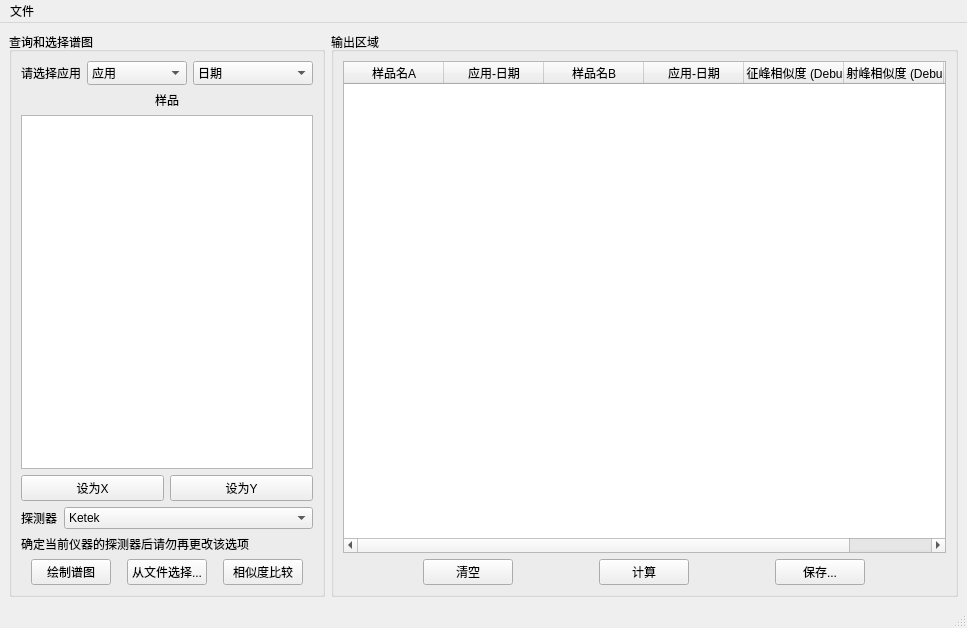
<?xml version="1.0" encoding="UTF-8"?>
<ui version="4.0">
 <class>MainWindow</class>
 <widget class="QMainWindow" name="MainWindow">
  <property name="geometry">
   <rect>
    <x>0</x>
    <y>0</y>
    <width>967</width>
    <height>628</height>
   </rect>
  </property>
  <property name="windowTitle">
   <string>XRF谱图数据分析</string>
  </property>
  <widget class="QWidget" name="centralwidget">
   <layout class="QHBoxLayout" name="horizontalLayout_4">
    <item>
     <widget class="QGroupBox" name="groupBox">
      <property name="sizePolicy">
       <sizepolicy hsizetype="Preferred" vsizetype="Preferred">
        <horstretch>1</horstretch>
        <verstretch>0</verstretch>
       </sizepolicy>
      </property>
      <property name="title">
       <string>查询和选择谱图</string>
      </property>
      <layout class="QVBoxLayout" name="verticalLayout_3">
       <item>
        <layout class="QHBoxLayout" name="horizontalLayout">
         <item>
          <widget class="QLabel" name="label">
           <property name="sizePolicy">
            <sizepolicy hsizetype="Preferred" vsizetype="Preferred">
             <horstretch>1</horstretch>
             <verstretch>0</verstretch>
            </sizepolicy>
           </property>
           <property name="text">
            <string>请选择应用</string>
           </property>
          </widget>
         </item>
         <item>
          <widget class="QComboBox" name="comboBoxAPP">
           <property name="sizePolicy">
            <sizepolicy hsizetype="Preferred" vsizetype="Fixed">
             <horstretch>3</horstretch>
             <verstretch>0</verstretch>
            </sizepolicy>
           </property>
           <property name="minimumSize">
            <size>
             <width>100</width>
             <height>20</height>
            </size>
           </property>
           <property name="baseSize">
            <size>
             <width>200</width>
             <height>100</height>
            </size>
           </property>
           <property name="sizeAdjustPolicy">
            <enum>QComboBox::AdjustToMinimumContentsLengthWithIcon</enum>
           </property>
           <item>
            <property name="text">
             <string>应用</string>
            </property>
           </item>
          </widget>
         </item>
         <item>
          <widget class="QComboBox" name="comboBoxDate">
           <property name="sizePolicy">
            <sizepolicy hsizetype="Preferred" vsizetype="Fixed">
             <horstretch>3</horstretch>
             <verstretch>0</verstretch>
            </sizepolicy>
           </property>
           <property name="minimumSize">
            <size>
             <width>120</width>
             <height>20</height>
            </size>
           </property>
           <property name="sizeAdjustPolicy">
            <enum>QComboBox::AdjustToMinimumContentsLengthWithIcon</enum>
           </property>
           <item>
            <property name="text">
             <string>日期</string>
            </property>
           </item>
          </widget>
         </item>
        </layout>
       </item>
       <item>
        <layout class="QVBoxLayout" name="verticalLayout_2">
         <item>
          <widget class="QLabel" name="label_3">
           <property name="sizePolicy">
            <sizepolicy hsizetype="Preferred" vsizetype="Fixed">
             <horstretch>0</horstretch>
             <verstretch>0</verstretch>
            </sizepolicy>
           </property>
           <property name="text">
            <string>样品</string>
           </property>
           <property name="alignment">
            <set>Qt::AlignCenter</set>
           </property>
          </widget>
         </item>
         <item>
          <widget class="QListWidget" name="listSample">
           <property name="selectionMode">
            <enum>QAbstractItemView::ExtendedSelection</enum>
           </property>
          </widget>
         </item>
         <item>
          <layout class="QHBoxLayout" name="horizontalLayout_2">
           <item>
            <widget class="QPushButton" name="buttonX">
             <property name="text">
              <string>设为X</string>
             </property>
            </widget>
           </item>
           <item>
            <widget class="QPushButton" name="buttonY">
             <property name="text">
              <string>设为Y</string>
             </property>
            </widget>
           </item>
          </layout>
         </item>
        </layout>
       </item>
       <item>
        <layout class="QVBoxLayout" name="verticalLayout">
         <item>
          <layout class="QHBoxLayout" name="horizontalLayout_6">
           <item>
            <widget class="QLabel" name="label_2">
             <property name="text">
              <string>探测器</string>
             </property>
            </widget>
           </item>
           <item>
            <widget class="QComboBox" name="comboBoxDetector">
             <property name="sizePolicy">
              <sizepolicy hsizetype="Preferred" vsizetype="Fixed">
               <horstretch>1</horstretch>
               <verstretch>0</verstretch>
              </sizepolicy>
             </property>
             <item>
              <property name="text">
               <string>Ketek</string>
              </property>
             </item>
             <item>
              <property name="text">
               <string>Amptek</string>
              </property>
             </item>
            </widget>
           </item>
          </layout>
         </item>
         <item>
          <widget class="QLabel" name="label_4">
           <property name="sizePolicy">
            <sizepolicy hsizetype="Preferred" vsizetype="Minimum">
             <horstretch>0</horstretch>
             <verstretch>1</verstretch>
            </sizepolicy>
           </property>
           <property name="text">
            <string>确定当前仪器的探测器后请勿再更改该选项</string>
           </property>
          </widget>
         </item>
        </layout>
       </item>
       <item>
        <layout class="QHBoxLayout" name="horizontalLayout_3">
         <item>
          <widget class="QPushButton" name="button_Draw">
           <property name="sizePolicy">
            <sizepolicy hsizetype="Fixed" vsizetype="Fixed">
             <horstretch>0</horstretch>
             <verstretch>0</verstretch>
            </sizepolicy>
           </property>
           <property name="text">
            <string>绘制谱图</string>
           </property>
          </widget>
         </item>
         <item>
          <widget class="QPushButton" name="button_Select">
           <property name="sizePolicy">
            <sizepolicy hsizetype="Fixed" vsizetype="Fixed">
             <horstretch>1</horstretch>
             <verstretch>0</verstretch>
            </sizepolicy>
           </property>
           <property name="text">
            <string>从文件选择...</string>
           </property>
          </widget>
         </item>
         <item>
          <widget class="QPushButton" name="button_Compare">
           <property name="sizePolicy">
            <sizepolicy hsizetype="Fixed" vsizetype="Fixed">
             <horstretch>0</horstretch>
             <verstretch>0</verstretch>
            </sizepolicy>
           </property>
           <property name="text">
            <string>相似度比较</string>
           </property>
          </widget>
         </item>
        </layout>
       </item>
      </layout>
     </widget>
    </item>
    <item>
     <widget class="QGroupBox" name="groupBox_2">
      <property name="sizePolicy">
       <sizepolicy hsizetype="Preferred" vsizetype="Preferred">
        <horstretch>3</horstretch>
        <verstretch>0</verstretch>
       </sizepolicy>
      </property>
      <property name="whatsThis">
       <string/>
      </property>
      <property name="title">
       <string>输出区域</string>
      </property>
      <layout class="QGridLayout" name="gridLayout">
       <item row="1" column="0">
        <layout class="QHBoxLayout" name="horizontalLayout_5">
         <item>
          <widget class="QPushButton" name="ButtonClear">
           <property name="maximumSize">
            <size>
             <width>90</width>
             <height>16777215</height>
            </size>
           </property>
           <property name="text">
            <string>清空</string>
           </property>
          </widget>
         </item>
         <item>
          <widget class="QPushButton" name="ButtonCal">
           <property name="enabled">
            <bool>true</bool>
           </property>
           <property name="sizePolicy">
            <sizepolicy hsizetype="Fixed" vsizetype="Fixed">
             <horstretch>0</horstretch>
             <verstretch>0</verstretch>
            </sizepolicy>
           </property>
           <property name="minimumSize">
            <size>
             <width>90</width>
             <height>0</height>
            </size>
           </property>
           <property name="text">
            <string>计算</string>
           </property>
          </widget>
         </item>
         <item>
          <widget class="QPushButton" name="ButtonSaveData">
           <property name="sizePolicy">
            <sizepolicy hsizetype="Fixed" vsizetype="Fixed">
             <horstretch>0</horstretch>
             <verstretch>0</verstretch>
            </sizepolicy>
           </property>
           <property name="minimumSize">
            <size>
             <width>90</width>
             <height>0</height>
            </size>
           </property>
           <property name="text">
            <string>保存...</string>
           </property>
          </widget>
         </item>
        </layout>
       </item>
       <item row="0" column="0">
        <widget class="QTableWidget" name="tableCorrelation">
         <property name="sortingEnabled">
          <bool>false</bool>
         </property>
         <column>
          <property name="text">
           <string>样品名A</string>
          </property>
         </column>
         <column>
          <property name="text">
           <string>应用-日期</string>
          </property>
         </column>
         <column>
          <property name="text">
           <string>样品名B</string>
          </property>
         </column>
         <column>
          <property name="text">
           <string>应用-日期</string>
          </property>
         </column>
         <column>
          <property name="text">
           <string>特征峰相似度 (Debug)</string>
          </property>
         </column>
         <column>
          <property name="text">
           <string>散射峰相似度 (Debug)</string>
          </property>
         </column>
         <column>
          <property name="text">
           <string>相似度</string>
          </property>
         </column>
        </widget>
       </item>
      </layout>
     </widget>
    </item>
   </layout>
  </widget>
  <widget class="QMenuBar" name="menubar">
   <property name="geometry">
    <rect>
     <x>0</x>
     <y>0</y>
     <width>967</width>
     <height>24</height>
    </rect>
   </property>
   <widget class="QMenu" name="menu">
    <property name="title">
     <string>文件</string>
    </property>
    <addaction name="actionOpen"/>
   </widget>
   <addaction name="menu"/>
  </widget>
  <widget class="QStatusBar" name="statusbar"/>
  <action name="actionOpen">
   <property name="text">
    <string>Open ...</string>
   </property>
  </action>
 </widget>
 <resources/>
 <connections/>
</ui>
